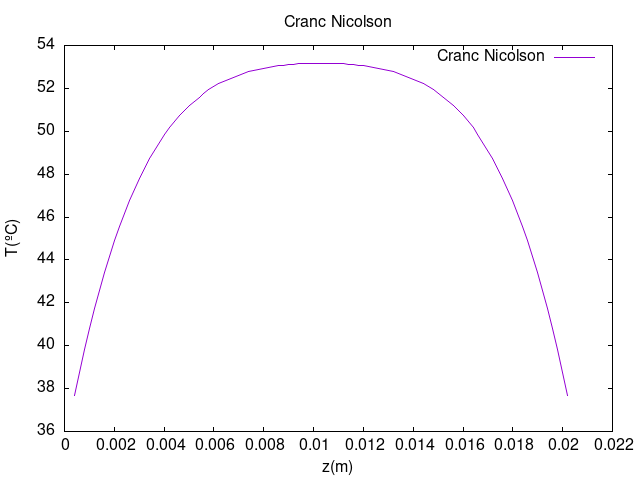

Recreate this plot in gnuplot.
set terminal png
set output 'cranc.png'
set xlabel 'z(m)'
set ylabel 'T(ºC)'
set title 'Cranc Nicolson'
plot 'cranc_data.txt' using 1:2 with lines title 'Cranc Nicolson'
